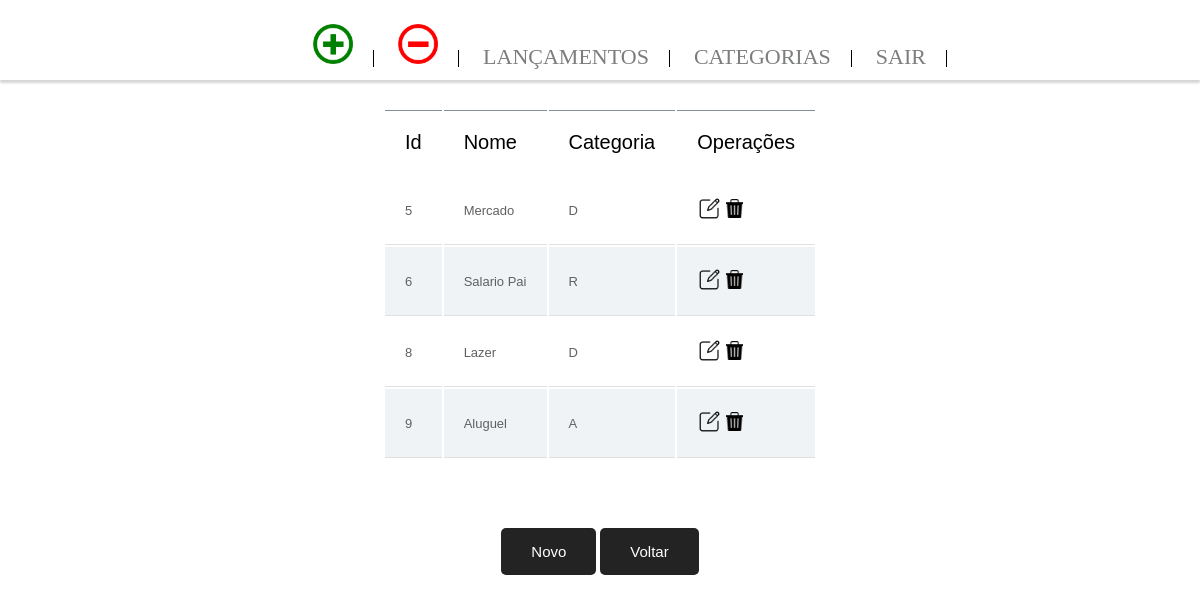
The app's page /Gerenciador_Financeiro/categorias.php (signed in) with its own data.
### tables this page shows
CREATE TABLE `categoria_tb` (
  `id_categoria` int(6) NOT NULL,
  `nome` varchar(20) NOT NULL,
  `categoria` varchar(3) NOT NULL
);

### Gerenciador_Financeiro/categorias.php (the view, shortened to what this page needs)
<!DOCTYPE html>
<html lag="pt-br">
	<head>
		<link rel="stylesheet" href="css/css.css">
		<link rel="stylesheet" href="css/header.css">
	</head>
	<?php
		$sql = "SELECT * FROM categoria_tb";
		include "conexao.php";
		$financeiro = $conexao -> prepare($sql);
		$financeiro -> execute();
	?>
	<body>
		<center><h1>Gerenciador Financeiro</h1>
		<header class="header" role="banner">
		    <nav class="nav_bar">
		        <ul class="ul_bar">
		            <li class="li_bar"><a href="form_lancamento.php?tipo=R"><img width="40px" height="40px" title="Adicionar Receita" src="imgs/mais.png"></a></li>
		            <li class="li_bar"><a href="form_lancamento.php?tipo=D"><img width="40px" height="40px" title="Adicionar Despesa" src="imgs/menos.png"></a></li>
		            <li class="li_bar"><a href="listar_lancamentos.php">Lançamentos</a></li>
		            <li class="li_bar"><a href="categorias.php">Categorias</a></li>
		            <li class="li_bar"><a href="logoff.php">Sair</a></li>
		        </ul>
		    </nav>
		</header>
		<table>
			<thead>
				<tr>
					<th>Id</th>
					<th>Nome</th>
					<th>Categoria</th>
					<th>Operações</th>
				</tr>
			</thead>
			<tbody>
				<?php
					foreach($financeiro as $categorias){
						$id                  = $categorias['id_categoria'];
						$nome                = $categorias['nome'];
						$categoria           = $categorias['categoria'];
						$editar              = "<a href='editar_categoria.php?id=$id'><img src='imgs/editar.png'   width='25px' height='25px' title='Editar'></a>";
						$excluir             = "<a onClick='Confirmar($id)'><img src='imgs/excluir.png' width='25px' height='25px' title='Excluir'></a>";
						echo "<tr>";
						echo "<td>";
						echo $id;
						echo "</td>";
						echo "<td>";
						echo $nome;
						echo "</td>";
						echo "<td>";
						echo $categoria;
						echo "</td>";
						echo "<td>";
						echo $editar;
						echo $excluir;
						echo "</td>";
						echo "</tr>";
					}
				?>
			</tbody>
		</table><br>
		<a href="form_categoria.php"><button class="datas-button">Novo</button></a>
		<a href="listar_lancamentos.php"><button class="datas-button">Voltar</button></a>
		</center>
	</body>
</html>

### Gerenciador_Financeiro/css/css.css (style rules this page uses)
.datas-button { padding: 15px 30px; color: #FFF; outline: none; background-color: #232323; border: none; border-radius:5px; cursor: pointer; font-size: 15px; }
table { border-collapse: separate; background:#fff; border-radius(5px); margin:50px auto; box-shadow(0px 0px 5px rgba(0,0,0,0.3)); }
thead { border-radius(5px); }
thead th { font-family: sans-serif; font-size:20px; font-weight:400; color:#000; text-shadow(1px 1px 0px rgba(0,0,0,0.5)); text-align:left; padding:20px; border-top:1px solid #858d99; }
tbody tr td { font-family: sans-serif; font-weight:400; color:#5f6062; font-size:13px; padding:20px 20px 20px 20px; border-bottom:1px solid #e0e0e0; }
tbody tr:nth-child(2n) { background:#f0f3f5; }

### Gerenciador_Financeiro/css/header.css (style rules this page uses)
.header { width: 100%; position: fixed; top: 0; left: 0; height: 80px; border: none; background-color: rgba(255,255,255,1); box-shadow: 0px 3px 2px 0px rgba(50, 50, 50, 0.2); }
.nav_bar { margin: 1.5em; }
.ul_bar { list-style-type: none; text-align: center; }
.li_bar { height: 20px; margin-right: 0px; border-right: 1px solid #000; padding: 0 20px; display: inline; }
.li_bar a { text-decoration: none; color: #7c7d7f; font-size: 22px; text-transform: uppercase; transition: all 0.5s ease; display: inline-block; }

### records on screen
categoria_tb: id_categoria "5", nome "Mercado", categoria "D"
categoria_tb: id_categoria "6", nome "Salario Pai", categoria "R"
categoria_tb: id_categoria "8", nome "Lazer", categoria "D"
categoria_tb: id_categoria "9", nome "Aluguel", categoria "A"
